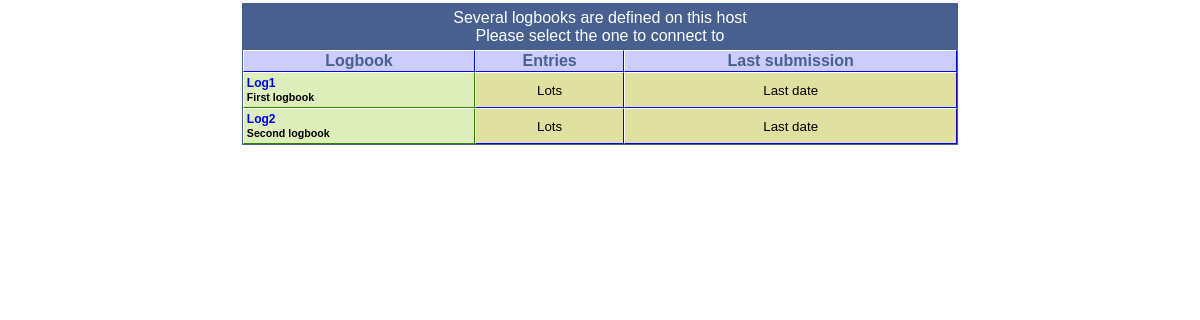
Before: / with the older database file.
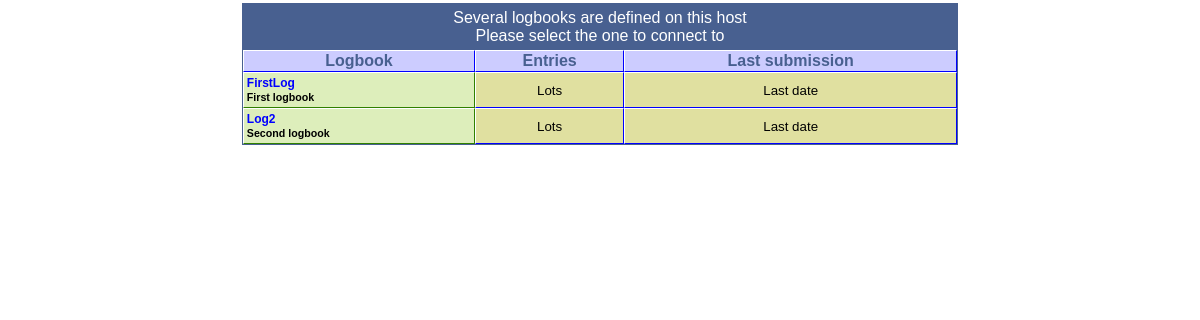
After: the same page with the newer database file.
### flexelog/models.py (models this page shows, shortened)
class Logbook(models.Model):
    name = models.CharField(
        max_length=MAX_LOGBOOK_NAME,
        blank=False,
        validators=[validate_logbook_name],
        unique=True,
    )
    comment = models.CharField(max_length=50, blank=True)
    config = models.TextField(blank=True, null=True)

### flexelog/views.py (the view)
# urls.py: path("", views.index, name="index"),
def index(request):
    context = {
        "logbooks": Logbook.objects.all()
    }
    return render(request, "flexelog/index.html", context)

### flexelog/templates/flexelog/index.html (shortened to what this page needs)
{% extends "flexelog/base.html" %}
{% block body %}
<table class="selframe" cellspacing="0" align="center">
    <tr>
        <td colspan="13" class="dlgtitle">
            Several logbooks are defined on this host<br>Please select the one to connect to
        </td>
    </tr>
    <tr>
        <th colspan="10" class="seltitle">Logbook</th>
        <th class="seltitle">Entries</th>
        <th class="seltitle">Last submission</th>
    </tr>
    {% for lb in logbooks %}
        <tr>
            <td colspan="10" class="sellogbook">
                <a href="{% url 'flexelog:logbook' lb.name %}">{{ lb.name }}</a><br>
                <span class="selcomment">{{ lb.comment }}</span>
            </td>
            <td nowrap class="selentries">Lots</td>
            <td nowrap class="selentries">Last date</td>
        </tr>
    {% endfor %}
</table>
{% endblock body %}

Changed rows visible on the page:
changed Logbook "First logbook": name "Log1" → "FirstLog"
